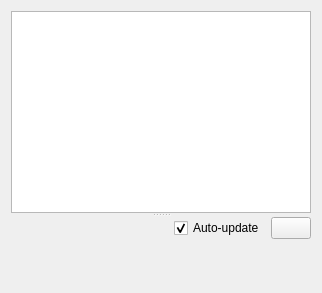
<?xml version="1.0" encoding="UTF-8"?>
<ui version="4.0">
 <class>pqMemoryInspectorPanelForm</class>
 <widget class="QWidget" name="pqMemoryInspectorPanelForm">
  <property name="geometry">
   <rect>
    <x>0</x>
    <y>0</y>
    <width>318</width>
    <height>293</height>
   </rect>
  </property>
  <property name="sizePolicy">
   <sizepolicy hsizetype="Preferred" vsizetype="MinimumExpanding">
    <horstretch>0</horstretch>
    <verstretch>0</verstretch>
   </sizepolicy>
  </property>
  <property name="windowTitle">
   <string>Form</string>
  </property>
  <property name="toolTip">
   <string/>
  </property>
  <layout class="QVBoxLayout" name="verticalLayout_2">
   <item>
    <widget class="QSplitter" name="splitter">
     <property name="orientation">
      <enum>Qt::Vertical</enum>
     </property>
     <widget class="QTreeWidget" name="configView">
      <property name="sizePolicy">
       <sizepolicy hsizetype="MinimumExpanding" vsizetype="MinimumExpanding">
        <horstretch>0</horstretch>
        <verstretch>0</verstretch>
       </sizepolicy>
      </property>
      <property name="minimumSize">
       <size>
        <width>300</width>
        <height>150</height>
       </size>
      </property>
      <property name="toolTip">
       <string/>
      </property>
      <property name="headerHidden">
       <bool>true</bool>
      </property>
      <column>
       <property name="text">
        <string/>
       </property>
      </column>
     </widget>
     <widget class="QWidget" name="">
      <layout class="QVBoxLayout" name="verticalLayout">
       <item>
        <layout class="QHBoxLayout" name="horizontalLayout">
         <item>
          <spacer name="horizontalSpacer_2">
           <property name="orientation">
            <enum>Qt::Horizontal</enum>
           </property>
           <property name="sizeHint" stdset="0">
            <size>
             <width>40</width>
             <height>20</height>
            </size>
           </property>
          </spacer>
         </item>
         <item>
          <widget class="QCheckBox" name="autoUpdate">
           <property name="text">
            <string>Auto-update</string>
           </property>
           <property name="checked">
            <bool>true</bool>
           </property>
          </widget>
         </item>
         <item>
          <widget class="QPushButton" name="updateMemUse">
           <property name="toolTip">
            <string/>
           </property>
           <property name="text">
            <string/>
           </property>
          </widget>
         </item>
        </layout>
       </item>
       <item>
        <spacer name="verticalSpacer">
         <property name="orientation">
          <enum>Qt::Vertical</enum>
         </property>
         <property name="sizeHint" stdset="0">
          <size>
           <width>20</width>
           <height>40</height>
          </size>
         </property>
        </spacer>
       </item>
      </layout>
     </widget>
    </widget>
   </item>
  </layout>
 </widget>
 <resources/>
 <connections/>
</ui>
